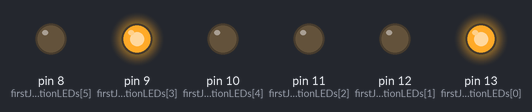
A sketch run on a simulated Arduino Uno, built with avr-gcc and run on an emulated ATmega328P. On the bench: output pins drawn as LEDs (lit = HIGH).

Above: at 8.0 s.
At 10.5 s:
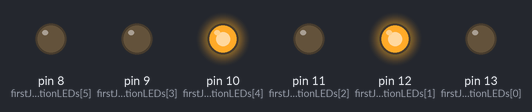
At 13.0 s:
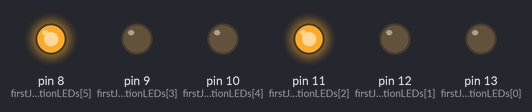
Timing chart, 0 to 19.0 s (numbered marks = the images above):
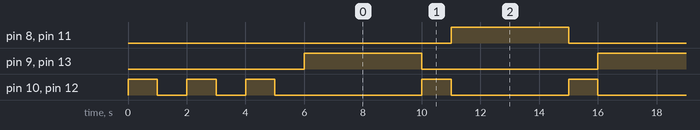

Measured:
- by itself, pin 8 (firstJunctionLEDs[5]), pin 9 (firstJunctionLEDs[3]), pin 11 (firstJunctionLEDs[2]), pin 13 (firstJunctionLEDs[0]): alternates HIGH for 4.0 s and LOW for 6.0 s
- by itself, pin 10 (firstJunctionLEDs[4]), pin 12 (firstJunctionLEDs[1]): HIGH → LOW at 1.0 s, → HIGH 1.0 s later, → LOW 1.0 s later, → HIGH 1.0 s later, … (53 changes in this stretch)
- by itself, everything shown: repeats every 10.0 s, in 4 steps

The sketch:

Mode0.ino
```cpp
#include <Wire.h>

// Initialization
const int firstJunctionLEDs[] = { 13, 12, 11, 9, 10, 8 };


const int firstJunctionWest[] = { 13, 12, 11 };
const int firstJunctionSouth[] = { 8, 10, 9 };

long unsigned int time_now;
long unsigned int timeZero;
long unsigned int period = 10000;
bool changeFirst = true;

// Section related with the light sensors
int firstLightWest = A0;
int firstLightSouth = A1;
int firstLightWestValue = 0;
int firstLightSouthValue = 0;
int firstLightWestMapped = 0;
int firstLightSouthMapped = 0;


// Minimum and maximum values for the light
// Value Max corresponds to the sensor value when close to a ceiling lamp
// Value Min corresponds to the sensor value when completely covered
int lightMin = 10;
int lightMax = 400;

void setup() {
  for (int i = 0; i < sizeof(firstJunctionLEDs) / sizeof(firstJunctionLEDs[0]); i++) {
    pinMode(firstJunctionLEDs[i], OUTPUT);
    //digitalWrite(firstJunctionLEDs[i], HIGH);
  }
  initialState();
  pinMode(firstLightWest, INPUT);
  pinMode(firstLightSouth, INPUT);
  Serial.begin(9600);
}


void loop() {
  handleChange();
  timeZero = millis();
  while (millis() < timeZero + (period / 2) - 1000) {}
  handleYellow();
  while (millis() < timeZero + (period / 2)) {}
}

void initialState() {
  int counter = 0;
  while (counter < 3) {
    digitalWrite(10, HIGH);
    digitalWrite(12, HIGH);
    time_now = millis();
    while (millis() < time_now + 1000) {
      // empty
    }
    digitalWrite(10, LOW);
    digitalWrite(12, LOW);
    time_now = millis();
    while (millis() < time_now + 1000) {
      // empty
    }
    counter++;
  }
}

void handleYellow() {
  if (changeFirst) {
    digitalWrite(firstJunctionWest[0], LOW);
    digitalWrite(firstJunctionSouth[2], LOW);
  } else {
    digitalWrite(firstJunctionWest[2], LOW);
    digitalWrite(firstJunctionSouth[0], LOW);
  }
  digitalWrite(firstJunctionWest[1], HIGH);
  digitalWrite(firstJunctionSouth[1], HIGH);
  changeFirst = !changeFirst;
}

void handleChange() {
  // turns off the yellow lights in both junctions
  digitalWrite(firstJunctionWest[1], LOW);
  digitalWrite(firstJunctionSouth[1], LOW);

  // if true, west starts green and south red
  if (changeFirst) {
    digitalWrite(firstJunctionWest[0], HIGH);
    digitalWrite(firstJunctionSouth[2], HIGH);
  } else {
    digitalWrite(firstJunctionWest[2], HIGH);
    digitalWrite(firstJunctionSouth[0], HIGH);
  }
}
```
